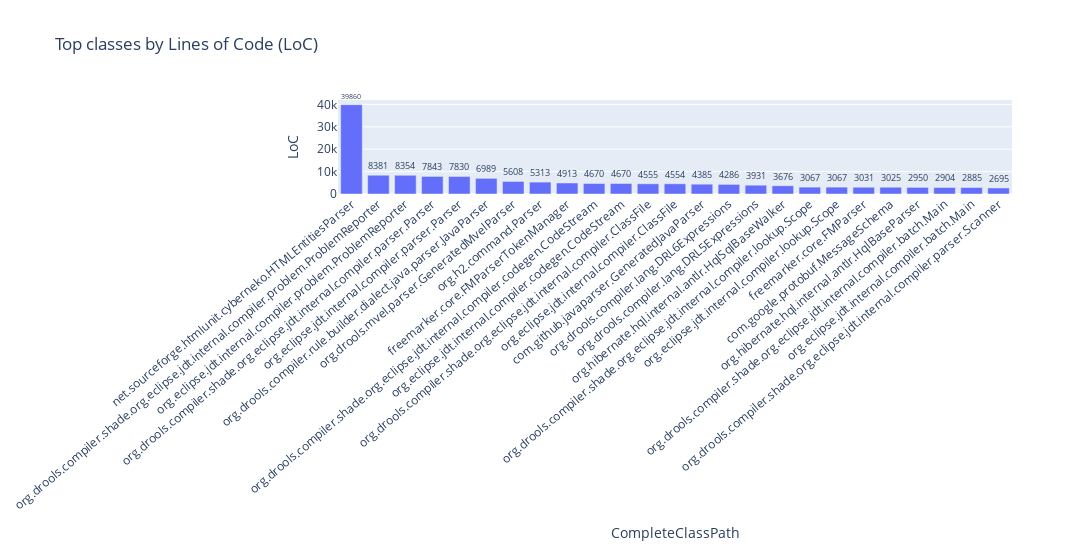
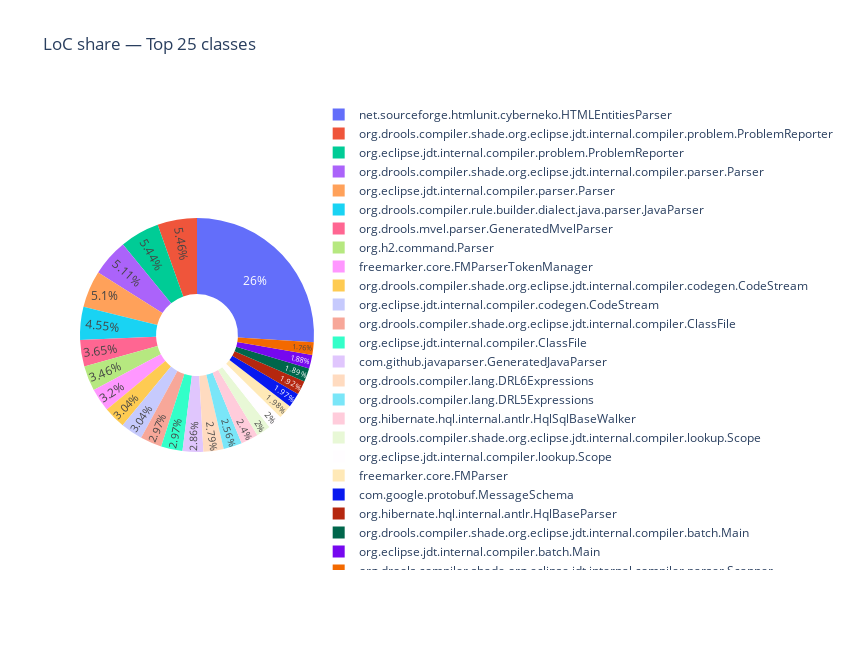

Write notebook code for charts like these, in order.
### Markdown cell above
## 3) Lines Of Code (per class) — Top bar + share pie

### Code cell
path = os.path.join(DEPS_DIR, "Lines_Of_Code.csv")
df_loc = read_csv_safe(path)
display(df_loc.head(10))

if not df_loc.empty:
    c_cls = find_col(df_loc, "CompleteClassPath", contains="class", default=None)
    c_loc = find_col(df_loc, "LoC", contains="loc", default=None)

    if c_cls and c_loc:
        df_loc["LoC"] = pd.to_numeric(df_loc[c_loc], errors="coerce").fillna(0).astype(int)

        # --- Top bar ---
        top_loc = df_loc.sort_values("LoC", ascending=False).head(MAX_BARS)
        fig = px.bar(top_loc, x=c_cls, y="LoC", text="LoC",
                     title="Top classes by Lines of Code (LoC)")
        fig.update_traces(textposition="outside", cliponaxis=False)
        fig.update_layout(xaxis_tickangle=-40, width=1200, height=550)
        fig.show()

        # --- Share pie (donut) for the same Top set ---
        # This shows LoC share contribution for the Top classes only.
        fig2 = px.pie(top_loc, names=c_cls, values="LoC", hole=0.35,
                      title=f"LoC share — Top {len(top_loc)} classes")
        fig2.update_traces(textposition="inside")
        fig2.update_layout(width=850, height=650)
        fig2.show()

        # Optional: interactive table for detailed inspection (kept minimal)
        from IPython.display import display
        display(top_loc[[c_cls, "LoC"]].reset_index(drop=True).head(100))
    else:
        print("[info] Lines_Of_Code.csv lacks expected columns — skipping charts.")
else:
    print("[info] Lines_Of_Code.csv missing or empty.")

### Figure 1 — Plotly figure (JSON) as saved in the notebook; plotly's stock layout.template omitted (floating-point values rounded to 4 significant figures)
{"data": [{"cliponaxis": false, "hovertemplate": "CompleteClassPath=%{x}<br>LoC=%{text}<extra></extra>", "legendgroup": "", "marker": {"color": "#636efa", "pattern": {"shape": ""}}, "name": "", "orientation": "v", "showlegend": false, "text": [39860.0, 8381.0, 8354.0, 7843.0, 7830.0, 6989.0, 5608.0, 5313.0, 4913.0, 4670.0, 4670.0, 4555.0, 4554.0, 4385.0, 4286.0, 3931.0, 3676.0, 3067.0, 3067.0, 3031.0, 3025.0, 2950.0, 2904.0, 2885.0, 2695.0], "textposition": "outside", "type": "bar", "x": ["net.sourceforge.htmlunit.cyberneko.HTMLEntitiesParser", "org.drools.compiler.shade.org.eclipse.jdt.internal.compiler.problem.ProblemReporter", "org.eclipse.jdt.internal.compiler.problem.ProblemReporter", "org.drools.compiler.shade.org.eclipse.jdt.internal.compiler.parser.Parser", "org.eclipse.jdt.internal.compiler.parser.Parser", "org.drools.compiler.rule.builder.dialect.java.parser.JavaParser", "org.drools.mvel.parser.GeneratedMvelParser", "org.h2.command.Parser", "freemarker.core.FMParserTokenManager", "org.drools.compiler.shade.org.eclipse.jdt.internal.compiler.codegen.CodeStream", "org.eclipse.jdt.internal.compiler.codegen.CodeStream", "org.drools.compiler.shade.org.eclipse.jdt.internal.compiler.ClassFile", "org.eclipse.jdt.internal.compiler.ClassFile", "com.github.javaparser.GeneratedJavaParser", "org.drools.compiler.lang.DRL6Expressions", "org.drools.compiler.lang.DRL5Expressions", "org.hibernate.hql.internal.antlr.HqlSqlBaseWalker", "org.drools.compiler.shade.org.eclipse.jdt.internal.compiler.lookup.Scope", "org.eclipse.jdt.internal.compiler.lookup.Scope", "freemarker.core.FMParser", "com.google.protobuf.MessageSchema", "org.hibernate.hql.internal.antlr.HqlBaseParser", "org.drools.compiler.shade.org.eclipse.jdt.internal.compiler.batch.Main", "org.eclipse.jdt.internal.compiler.batch.Main", "org.drools.compiler.shade.org.eclipse.jdt.internal.compiler.parser.Scanner"], "xaxis": "x", "y": [39860, 8381, 8354, 7843, 7830, 6989, 5608, 5313, 4913, 4670, 4670, 4555, 4554, 4385, 4286, 3931, 3676, 3067, 3067, 3031, 3025, 2950, 2904, 2885, 2695], "yaxis": "y"}], "layout": {"barmode": "relative", "height": 550, "legend": {"tracegroupgap": 0}, "title": {"text": "Top classes by Lines of Code (LoC)"}, "width": 1200, "xaxis": {"anchor": "y", "domain": [0, 1], "tickangle": -40, "title": {"text": "CompleteClassPath"}}, "yaxis": {"anchor": "x", "domain": [0, 1], "title": {"text": "LoC"}}}}

### Figure 2 — Plotly figure (JSON) as saved in the notebook; plotly's stock layout.template omitted (floating-point values rounded to 4 significant figures)
{"data": [{"domain": {"x": [0, 1], "y": [0, 1]}, "hole": 0.35, "hovertemplate": "CompleteClassPath=%{label}<br>LoC=%{value}<extra></extra>", "labels": ["net.sourceforge.htmlunit.cyberneko.HTMLEntitiesParser", "org.drools.compiler.shade.org.eclipse.jdt.internal.compiler.problem.ProblemReporter", "org.eclipse.jdt.internal.compiler.problem.ProblemReporter", "org.drools.compiler.shade.org.eclipse.jdt.internal.compiler.parser.Parser", "org.eclipse.jdt.internal.compiler.parser.Parser", "org.drools.compiler.rule.builder.dialect.java.parser.JavaParser", "org.drools.mvel.parser.GeneratedMvelParser", "org.h2.command.Parser", "freemarker.core.FMParserTokenManager", "org.drools.compiler.shade.org.eclipse.jdt.internal.compiler.codegen.CodeStream", "org.eclipse.jdt.internal.compiler.codegen.CodeStream", "org.drools.compiler.shade.org.eclipse.jdt.internal.compiler.ClassFile", "org.eclipse.jdt.internal.compiler.ClassFile", "com.github.javaparser.GeneratedJavaParser", "org.drools.compiler.lang.DRL6Expressions", "org.drools.compiler.lang.DRL5Expressions", "org.hibernate.hql.internal.antlr.HqlSqlBaseWalker", "org.drools.compiler.shade.org.eclipse.jdt.internal.compiler.lookup.Scope", "org.eclipse.jdt.internal.compiler.lookup.Scope", "freemarker.core.FMParser", "com.google.protobuf.MessageSchema", "org.hibernate.hql.internal.antlr.HqlBaseParser", "org.drools.compiler.shade.org.eclipse.jdt.internal.compiler.batch.Main", "org.eclipse.jdt.internal.compiler.batch.Main", "org.drools.compiler.shade.org.eclipse.jdt.internal.compiler.parser.Scanner"], "legendgroup": "", "name": "", "showlegend": true, "textposition": "inside", "type": "pie", "values": [39860, 8381, 8354, 7843, 7830, 6989, 5608, 5313, 4913, 4670, 4670, 4555, 4554, 4385, 4286, 3931, 3676, 3067, 3067, 3031, 3025, 2950, 2904, 2885, 2695]}], "layout": {"height": 650, "legend": {"tracegroupgap": 0}, "title": {"text": "LoC share — Top 25 classes"}, "width": 850}}
